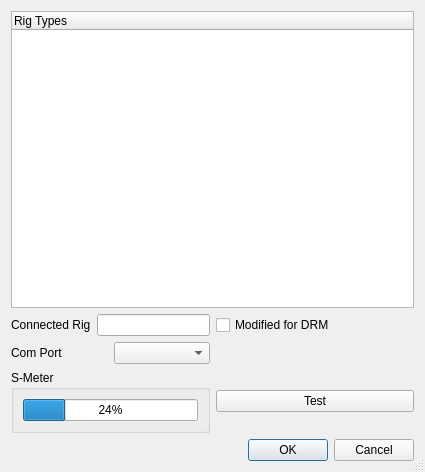
<?xml version="1.0" encoding="UTF-8"?>
<ui version="4.0">
 <class>RigDlg</class>
 <widget class="QDialog" name="RigDlg">
  <property name="geometry">
   <rect>
    <x>0</x>
    <y>0</y>
    <width>425</width>
    <height>472</height>
   </rect>
  </property>
  <property name="windowTitle">
   <string>Rig Settings</string>
  </property>
  <property name="sizeGripEnabled">
   <bool>true</bool>
  </property>
  <layout class="QGridLayout" name="gridLayout">
   <item row="0" column="0" colspan="2">
    <widget class="QTreeWidget" name="rigTypes">
     <property name="sizePolicy">
      <sizepolicy hsizetype="Expanding" vsizetype="MinimumExpanding">
       <horstretch>0</horstretch>
       <verstretch>0</verstretch>
      </sizepolicy>
     </property>
     <column>
      <property name="text">
       <string notr="true">Rig Types</string>
      </property>
     </column>
    </widget>
   </item>
   <item row="1" column="0">
    <layout class="QHBoxLayout" name="horizontalLayout_2">
     <item>
      <widget class="QLabel" name="label_2">
       <property name="text">
        <string>Connected Rig</string>
       </property>
      </widget>
     </item>
     <item>
      <widget class="QLineEdit" name="selectedRigType"/>
     </item>
    </layout>
   </item>
   <item row="3" column="0">
    <layout class="QHBoxLayout" name="horizontalLayout">
     <item>
      <widget class="QLabel" name="labelPort">
       <property name="text">
        <string>Com Port</string>
       </property>
      </widget>
     </item>
     <item>
      <widget class="QComboBox" name="comboBoxPort"/>
     </item>
    </layout>
   </item>
   <item row="4" column="0">
    <widget class="QGroupBox" name="groupBox_8">
     <property name="title">
      <string>S-Meter</string>
     </property>
     <layout class="QHBoxLayout" name="horizontalLayout_3">
      <item>
       <widget class="QProgressBar" name="sMeter">
        <property name="value">
         <number>24</number>
        </property>
       </widget>
      </item>
     </layout>
    </widget>
   </item>
   <item row="4" column="1">
    <widget class="QPushButton" name="testRig">
     <property name="text">
      <string>Test</string>
     </property>
    </widget>
   </item>
   <item row="5" column="1">
    <widget class="QDialogButtonBox" name="buttonBox">
     <property name="orientation">
      <enum>Qt::Horizontal</enum>
     </property>
     <property name="standardButtons">
      <set>QDialogButtonBox::Cancel|QDialogButtonBox::Ok</set>
     </property>
    </widget>
   </item>
   <item row="1" column="1">
    <widget class="QCheckBox" name="modified">
     <property name="text">
      <string>Modified for DRM</string>
     </property>
    </widget>
   </item>
  </layout>
 </widget>
 <resources/>
 <connections/>
</ui>
